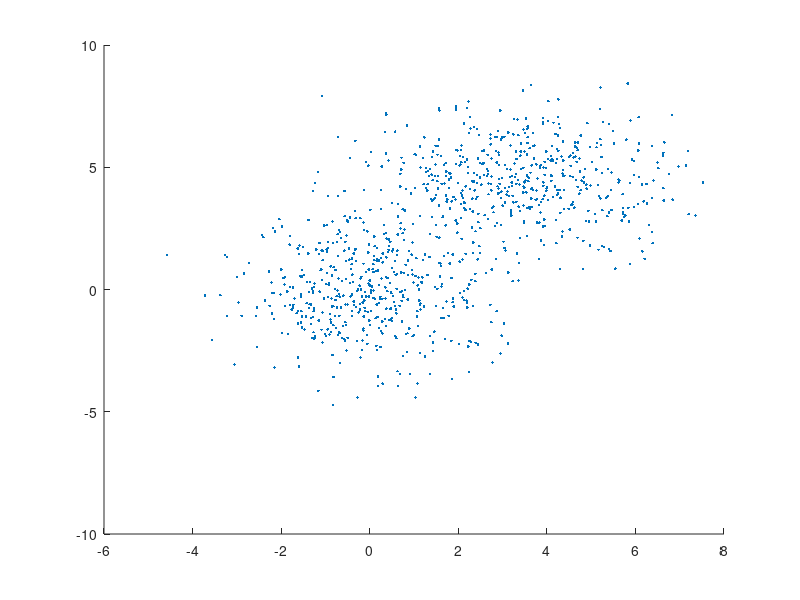

Write MATLAB code to recreate this figure. (Note: this script raises an error after producing the figure.)
load('4_class_overlapping_data/Class1.txt');
load('4_class_overlapping_data/Class2.txt');
Class1 = [Class1; Class2];
hold on
plot(Class1(:,1), Class1(:,2), '.')
[means, covs, coeffs, final] = pr_kmeans(Class1,6); 
means
final
plot(means(:,1), means(:,2), 'r+', 'MarkerSize', 20, 'LineWidth',5)
[idx, means] = kmeans(Class1,6,'Display','final');
means
plot(means(:,1), means(:,2), 'gx', 'MarkerSize', 20, 'LineWidth',5)
